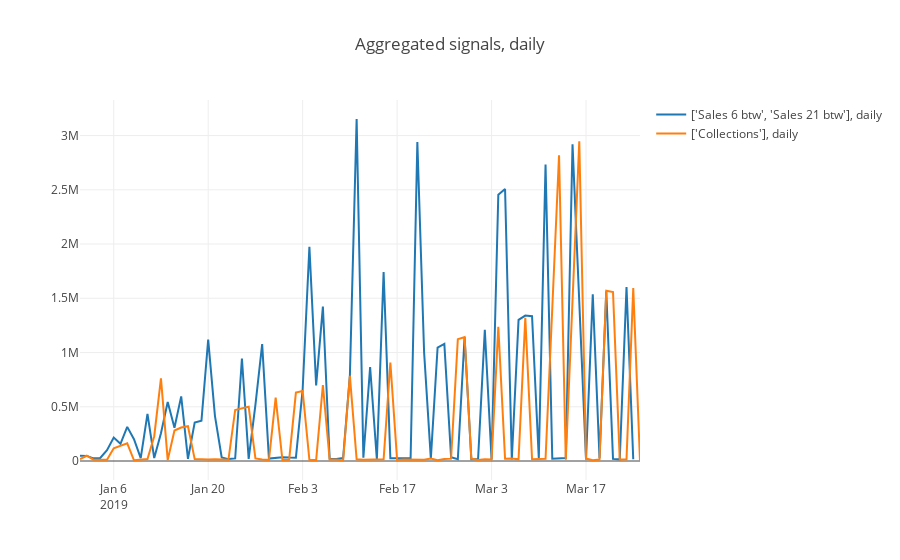

Notebook code cell kept with this figure:
### Code cell
constructSignals(df_all, query=[{"select": ["Sales 6 btw", "Sales 21 btw"], 
                              "_with": None}, 
                                {"select": ["Collections"], "_with": None}], on="GroundTruth", agg_period="D", vis_type="line")
